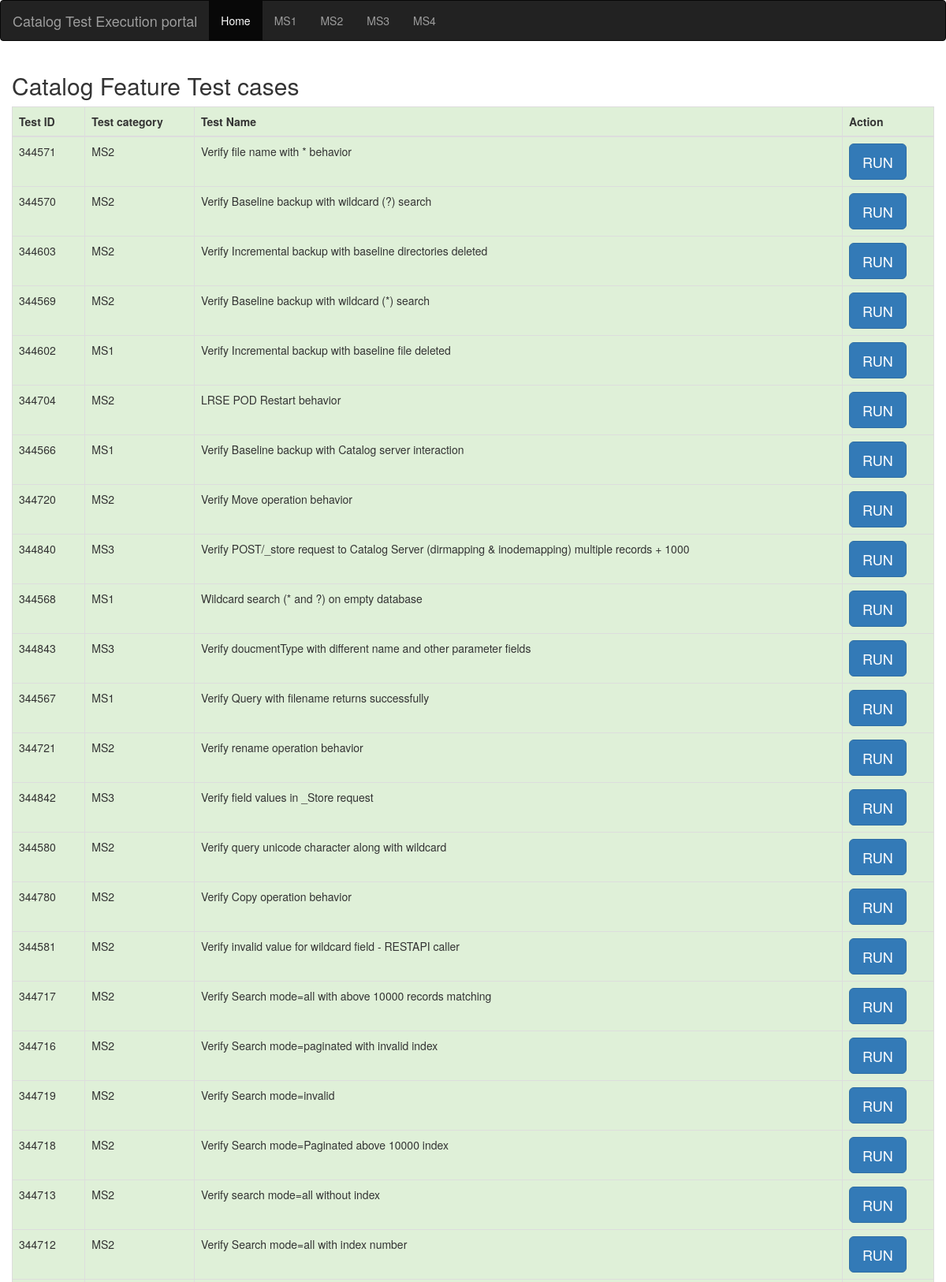
The page / (upper part) on the database its author committed.
### testapp/models.py (models this page shows, shortened)
class Testcases(models.Model):
    testid=models.IntegerField()
    testname=models.CharField(max_length=100)
    testcategory=models.CharField(default="MS1",max_length=30)

### testapp/views.py (the view)
# urls.py: path("",views.index),
def index(request):
    test_list = Testcases.objects.all()
    my_dict = {"test_list": test_list}
    msg="</h1>Welcome to test app</h1>"
    return render(request,"index.html",context=my_dict)

### templates/index.html (shortened to what this page needs)
<!DOCTYPE html>
{%  load staticfiles %}
<html lang="en">
<head>
    <link rel="stylesheet" href="https://maxcdn.bootstrapcdn.com/bootstrap/3.3.7/css/bootstrap.min.css">
</head>
<body>
      <nav class="navbar navbar-inverse">
          <div class="container-fluid">
               <div class="navbar-header">
                   <a class="navbar-brand" href=" ">Catalog Test Execution portal</a>
               </div>
          <ul class="nav navbar-nav">
              <li class="active"><a href=" ">Home</a></li>
             <li><a href="/MS1/">MS1</a></li>
             <li><a href="/MS2/">MS2</a></li>
              <li><a href="/MS3/">MS3</a></li>
              <li><a href="/MS4/">MS4</a></li>
          </ul>
          </div>
      </nav>
  <div class="container-fluid">
  <h2>Catalog Feature Test cases</h2>
  <table  class="table table-bordered ">
    <thead >
      <tr class="success">
        <th>Test ID</th>
         <th>Test category</th>
        <th>Test Name</th>
        <th>Action</th>
      </tr>
    </thead>
    <tbody>
        {% for test in test_list  %}
                 <tr class="success " >
                     <td>{{ test.testid }}</td>
                     <td>{{ test.testcategory }}</td>
                     <td>{{ test.testname }}</td>
                     <td><a class="btn btn-primary text-centered btn-lg" href="/run/" role="button">RUN</a></td>
                 </tr>
             {% endfor %}
    </tbody>
  </table>
</div>
</body>
</html>

### rows shown on the page
Testcases: testid "344571", testcategory "MS2", testname "Verify file name with * behavior"
Testcases: testid "344570", testcategory "MS2", testname "Verify Baseline backup with wildcard (?) search"
Testcases: testid "344603", testcategory "MS2", testname "Verify Incremental backup with baseline directories deleted"
Testcases: testid "344569", testcategory "MS2", testname "Verify Baseline backup with wildcard (*) search"
Testcases: testid "344602", testcategory "MS1", testname "Verify Incremental backup with baseline file deleted"
Testcases: testid "344704", testcategory "MS2", testname "LRSE POD Restart behavior"
Testcases: testid "344566", testcategory "MS1", testname "Verify Baseline backup with Catalog server interaction"
Testcases: testid "344720", testcategory "MS2", testname "Verify Move operation behavior"
Testcases: testid "344840", testcategory "MS3", testname "Verify POST/_store request to Catalog Server (dirmapping & inodemapping) multiple records + 1000"
Testcases: testid "344568", testcategory "MS1", testname "Wildcard search (* and ?) on empty database"
Testcases: testid "344843", testcategory "MS3", testname "Verify doucmentType with different name and other parameter fields"
Testcases: testid "344567", testcategory "MS1", testname "Verify Query with filename returns successfully"
Testcases: testid "344721", testcategory "MS2", testname "Verify rename operation behavior"
Testcases: testid "344842", testcategory "MS3", testname "Verify field values in _Store request"
Testcases: testid "344580", testcategory "MS2", testname "Verify query unicode character along with wildcard"
Testcases: testid "344780", testcategory "MS2", testname "Verify Copy operation behavior"
Testcases: testid "344581", testcategory "MS2", testname "Verify invalid value for wildcard field - RESTAPI caller"
Testcases: testid "344717", testcategory "MS2", testname "Verify Search mode=all with above 10000 records matching"
Testcases: testid "344716", testcategory "MS2", testname "Verify Search mode=paginated with invalid index"
Testcases: testid "344719", testcategory "MS2", testname "Verify Search mode=invalid"
Testcases: testid "344718", testcategory "MS2", testname "Verify Search mode=Paginated above 10000 index"
Testcases: testid "344713", testcategory "MS2", testname "Verify search mode=all without index"
Testcases: testid "344712", testcategory "MS2", testname "Verify Search mode=all with index number"
